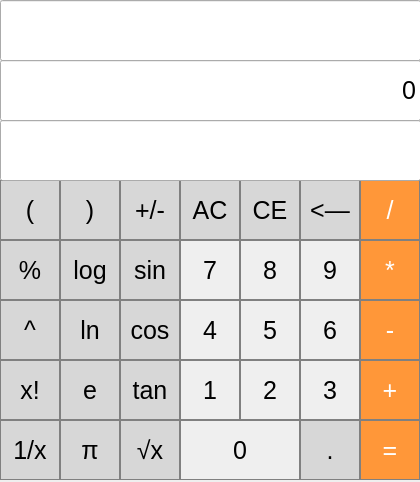
<?xml version="1.0" encoding="UTF-8"?>
<ui version="4.0">
 <class>MainWindow</class>
 <widget class="QMainWindow" name="MainWindow">
  <property name="geometry">
   <rect>
    <x>0</x>
    <y>0</y>
    <width>420</width>
    <height>482</height>
   </rect>
  </property>
  <property name="windowTitle">
   <string>MainWindow</string>
  </property>
  <widget class="QWidget" name="centralwidget">
   <widget class="QPushButton" name="pushButton_AC">
    <property name="geometry">
     <rect>
      <x>180</x>
      <y>180</y>
      <width>60</width>
      <height>60</height>
     </rect>
    </property>
    <property name="font">
     <font>
      <pointsize>19</pointsize>
     </font>
    </property>
    <property name="styleSheet">
     <string notr="true">QPushButton {
  background-color: rgb(215, 215, 215);
  border: 1px solid gray;
}
QPushButton:pressed {
    background-color: qlineargradient(x1: 0, y1: 0, x2: 0, y2: 1,
                                      stop: 0 #BEBEBE, stop: 1 #D7D7D7);
}
</string>
    </property>
    <property name="text">
     <string>AC</string>
    </property>
   </widget>
   <widget class="QPushButton" name="pushButton_nega">
    <property name="geometry">
     <rect>
      <x>120</x>
      <y>180</y>
      <width>60</width>
      <height>60</height>
     </rect>
    </property>
    <property name="font">
     <font>
      <pointsize>19</pointsize>
     </font>
    </property>
    <property name="styleSheet">
     <string notr="true">QPushButton {
  background-color: rgb(215, 215, 215);
  border: 1px solid gray;
}
QPushButton:pressed {
    background-color: qlineargradient(x1: 0, y1: 0, x2: 0, y2: 1,
                                      stop: 0 #BEBEBE, stop: 1 #D7D7D7);
}
</string>
    </property>
    <property name="text">
     <string>+/-</string>
    </property>
   </widget>
   <widget class="QPushButton" name="pushButton_mod">
    <property name="geometry">
     <rect>
      <x>0</x>
      <y>240</y>
      <width>60</width>
      <height>60</height>
     </rect>
    </property>
    <property name="font">
     <font>
      <pointsize>19</pointsize>
     </font>
    </property>
    <property name="styleSheet">
     <string notr="true">QPushButton {
  background-color: rgb(215, 215, 215);
  border: 1px solid gray;
}
QPushButton:pressed {
    background-color: qlineargradient(x1: 0, y1: 0, x2: 0, y2: 1,
                                      stop: 0 #BEBEBE, stop: 1 #D7D7D7);
}
</string>
    </property>
    <property name="text">
     <string>%</string>
    </property>
   </widget>
   <widget class="QPushButton" name="pushButton_div">
    <property name="geometry">
     <rect>
      <x>360</x>
      <y>180</y>
      <width>60</width>
      <height>60</height>
     </rect>
    </property>
    <property name="font">
     <font>
      <pointsize>19</pointsize>
     </font>
    </property>
    <property name="styleSheet">
     <string notr="true">QPushButton {
  background-color: rgb(255, 151, 57);
  color: white; 
  border: 1px solid gray;
}
QPushButton:pressed {
    background-color: qlineargradient(x1: 0, y1: 0, x2: 0, y2: 1,
                                      stop: 0 #FF7832, stop: 1 #FF9739);
}
</string>
    </property>
    <property name="text">
     <string>/</string>
    </property>
   </widget>
   <widget class="QPushButton" name="pushButton_7">
    <property name="geometry">
     <rect>
      <x>180</x>
      <y>240</y>
      <width>60</width>
      <height>60</height>
     </rect>
    </property>
    <property name="font">
     <font>
      <pointsize>19</pointsize>
     </font>
    </property>
    <property name="styleSheet">
     <string notr="true">QPushButton {
   border: 1px solid gray;
}
QPushButton:pressed {
    background-color: qlineargradient(x1: 0, y1: 0, x2: 0, y2: 1,
                                      stop: 0 #dadbde, stop: 1 #f6f7fa);
}</string>
    </property>
    <property name="text">
     <string>7</string>
    </property>
   </widget>
   <widget class="QPushButton" name="pushButton_8">
    <property name="geometry">
     <rect>
      <x>240</x>
      <y>240</y>
      <width>60</width>
      <height>60</height>
     </rect>
    </property>
    <property name="font">
     <font>
      <pointsize>19</pointsize>
     </font>
    </property>
    <property name="styleSheet">
     <string notr="true">QPushButton {
   border: 1px solid gray;
}
QPushButton:pressed {
    background-color: qlineargradient(x1: 0, y1: 0, x2: 0, y2: 1,
                                      stop: 0 #dadbde, stop: 1 #f6f7fa);
}</string>
    </property>
    <property name="text">
     <string>8</string>
    </property>
   </widget>
   <widget class="QPushButton" name="pushButton_9">
    <property name="geometry">
     <rect>
      <x>300</x>
      <y>240</y>
      <width>60</width>
      <height>60</height>
     </rect>
    </property>
    <property name="font">
     <font>
      <pointsize>19</pointsize>
     </font>
    </property>
    <property name="styleSheet">
     <string notr="true">QPushButton {
   border: 1px solid gray;
}
QPushButton:pressed {
    background-color: qlineargradient(x1: 0, y1: 0, x2: 0, y2: 1,
                                      stop: 0 #dadbde, stop: 1 #f6f7fa);
}</string>
    </property>
    <property name="text">
     <string>9</string>
    </property>
   </widget>
   <widget class="QPushButton" name="pushButton_mul">
    <property name="geometry">
     <rect>
      <x>360</x>
      <y>240</y>
      <width>60</width>
      <height>60</height>
     </rect>
    </property>
    <property name="font">
     <font>
      <pointsize>19</pointsize>
     </font>
    </property>
    <property name="styleSheet">
     <string notr="true">QPushButton {
  background-color: rgb(255, 151, 57);
  color: white; 
  border: 1px solid gray;
}
QPushButton:pressed {
    background-color: qlineargradient(x1: 0, y1: 0, x2: 0, y2: 1,
                                      stop: 0 #FF7832, stop: 1 #FF9739);
}
</string>
    </property>
    <property name="text">
     <string>*</string>
    </property>
   </widget>
   <widget class="QPushButton" name="pushButton_4">
    <property name="geometry">
     <rect>
      <x>180</x>
      <y>300</y>
      <width>60</width>
      <height>60</height>
     </rect>
    </property>
    <property name="font">
     <font>
      <pointsize>19</pointsize>
     </font>
    </property>
    <property name="styleSheet">
     <string notr="true">QPushButton {
   border: 1px solid gray;
}
QPushButton:pressed {
    background-color: qlineargradient(x1: 0, y1: 0, x2: 0, y2: 1,
                                      stop: 0 #dadbde, stop: 1 #f6f7fa);
}</string>
    </property>
    <property name="text">
     <string>4</string>
    </property>
   </widget>
   <widget class="QPushButton" name="pushButton_5">
    <property name="geometry">
     <rect>
      <x>240</x>
      <y>300</y>
      <width>60</width>
      <height>60</height>
     </rect>
    </property>
    <property name="font">
     <font>
      <pointsize>19</pointsize>
     </font>
    </property>
    <property name="styleSheet">
     <string notr="true">QPushButton {
   border: 1px solid gray;
}
QPushButton:pressed {
    background-color: qlineargradient(x1: 0, y1: 0, x2: 0, y2: 1,
                                      stop: 0 #dadbde, stop: 1 #f6f7fa);
}</string>
    </property>
    <property name="text">
     <string>5</string>
    </property>
   </widget>
   <widget class="QPushButton" name="pushButton_6">
    <property name="geometry">
     <rect>
      <x>300</x>
      <y>300</y>
      <width>60</width>
      <height>60</height>
     </rect>
    </property>
    <property name="font">
     <font>
      <pointsize>19</pointsize>
     </font>
    </property>
    <property name="styleSheet">
     <string notr="true">QPushButton {
   border: 1px solid gray;
}
QPushButton:pressed {
    background-color: qlineargradient(x1: 0, y1: 0, x2: 0, y2: 1,
                                      stop: 0 #dadbde, stop: 1 #f6f7fa);
}</string>
    </property>
    <property name="text">
     <string>6</string>
    </property>
   </widget>
   <widget class="QPushButton" name="pushButton_sub">
    <property name="geometry">
     <rect>
      <x>360</x>
      <y>300</y>
      <width>60</width>
      <height>60</height>
     </rect>
    </property>
    <property name="font">
     <font>
      <pointsize>19</pointsize>
     </font>
    </property>
    <property name="styleSheet">
     <string notr="true">
QPushButton {
  background-color: rgb(255, 151, 57);
  color: white; 
  border: 1px solid gray;
}
QPushButton:pressed {
    background-color: qlineargradient(x1: 0, y1: 0, x2: 0, y2: 1,
                                      stop: 0 #FF7832, stop: 1 #FF9739);
}
</string>
    </property>
    <property name="text">
     <string>-</string>
    </property>
   </widget>
   <widget class="QPushButton" name="pushButton_1">
    <property name="geometry">
     <rect>
      <x>180</x>
      <y>360</y>
      <width>60</width>
      <height>60</height>
     </rect>
    </property>
    <property name="font">
     <font>
      <pointsize>19</pointsize>
     </font>
    </property>
    <property name="styleSheet">
     <string notr="true">QPushButton {
   border: 1px solid gray;
}
QPushButton:pressed {
    background-color: qlineargradient(x1: 0, y1: 0, x2: 0, y2: 1,
                                      stop: 0 #dadbde, stop: 1 #f6f7fa);
}</string>
    </property>
    <property name="text">
     <string>1</string>
    </property>
   </widget>
   <widget class="QPushButton" name="pushButton_2">
    <property name="geometry">
     <rect>
      <x>240</x>
      <y>360</y>
      <width>60</width>
      <height>60</height>
     </rect>
    </property>
    <property name="font">
     <font>
      <pointsize>19</pointsize>
     </font>
    </property>
    <property name="styleSheet">
     <string notr="true">QPushButton {
   border: 1px solid gray;
}
QPushButton:pressed {
    background-color: qlineargradient(x1: 0, y1: 0, x2: 0, y2: 1,
                                      stop: 0 #dadbde, stop: 1 #f6f7fa);
}</string>
    </property>
    <property name="text">
     <string>2</string>
    </property>
   </widget>
   <widget class="QPushButton" name="pushButton_3">
    <property name="geometry">
     <rect>
      <x>300</x>
      <y>360</y>
      <width>60</width>
      <height>60</height>
     </rect>
    </property>
    <property name="font">
     <font>
      <pointsize>19</pointsize>
     </font>
    </property>
    <property name="styleSheet">
     <string notr="true">QPushButton {
   border: 1px solid gray;
}
QPushButton:pressed {
    background-color: qlineargradient(x1: 0, y1: 0, x2: 0, y2: 1,
                                      stop: 0 #dadbde, stop: 1 #f6f7fa);
}</string>
    </property>
    <property name="text">
     <string>3</string>
    </property>
   </widget>
   <widget class="QPushButton" name="pushButton_add">
    <property name="geometry">
     <rect>
      <x>360</x>
      <y>360</y>
      <width>60</width>
      <height>60</height>
     </rect>
    </property>
    <property name="font">
     <font>
      <pointsize>19</pointsize>
     </font>
    </property>
    <property name="styleSheet">
     <string notr="true">
QPushButton {
  background-color: rgb(255, 151, 57);
  color: white; 
  border: 1px solid gray;
}
QPushButton:pressed {
    background-color: qlineargradient(x1: 0, y1: 0, x2: 0, y2: 1,
                                      stop: 0 #FF7832, stop: 1 #FF9739);
}
</string>
    </property>
    <property name="text">
     <string>+</string>
    </property>
   </widget>
   <widget class="QPushButton" name="pushButton_equal">
    <property name="geometry">
     <rect>
      <x>360</x>
      <y>420</y>
      <width>60</width>
      <height>60</height>
     </rect>
    </property>
    <property name="font">
     <font>
      <pointsize>19</pointsize>
     </font>
    </property>
    <property name="styleSheet">
     <string notr="true">QPushButton {
  background-color: rgb(255, 151, 57);
  color: white; 
  border: 1px solid gray;
}
QPushButton:pressed {
    background-color: qlineargradient(x1: 0, y1: 0, x2: 0, y2: 1,
                                      stop: 0 #FF7832, stop: 1 #FF9739);
}
</string>
    </property>
    <property name="text">
     <string>=</string>
    </property>
   </widget>
   <widget class="QPushButton" name="pushButton_0">
    <property name="geometry">
     <rect>
      <x>180</x>
      <y>420</y>
      <width>120</width>
      <height>60</height>
     </rect>
    </property>
    <property name="font">
     <font>
      <pointsize>19</pointsize>
     </font>
    </property>
    <property name="styleSheet">
     <string notr="true">QPushButton {
   border: 1px solid gray;
}
QPushButton:pressed {
    background-color: qlineargradient(x1: 0, y1: 0, x2: 0, y2: 1,
                                      stop: 0 #dadbde, stop: 1 #f6f7fa);
}</string>
    </property>
    <property name="text">
     <string>0</string>
    </property>
   </widget>
   <widget class="QPushButton" name="pushButton_dot">
    <property name="geometry">
     <rect>
      <x>300</x>
      <y>420</y>
      <width>60</width>
      <height>60</height>
     </rect>
    </property>
    <property name="font">
     <font>
      <pointsize>19</pointsize>
     </font>
    </property>
    <property name="styleSheet">
     <string notr="true">QPushButton {
  background-color: rgb(215, 215, 215);
  border: 1px solid gray;
}
QPushButton:pressed {
    background-color: qlineargradient(x1: 0, y1: 0, x2: 0, y2: 1,
                                      stop: 0 #BEBEBE, stop: 1 #D7D7D7);
}
</string>
    </property>
    <property name="text">
     <string>.</string>
    </property>
   </widget>
   <widget class="QPushButton" name="pushButton_sin">
    <property name="geometry">
     <rect>
      <x>120</x>
      <y>240</y>
      <width>60</width>
      <height>60</height>
     </rect>
    </property>
    <property name="font">
     <font>
      <pointsize>19</pointsize>
     </font>
    </property>
    <property name="styleSheet">
     <string notr="true">QPushButton {
  background-color: rgb(215, 215, 215);
  border: 1px solid gray;
}
QPushButton:pressed {
    background-color: qlineargradient(x1: 0, y1: 0, x2: 0, y2: 1,
                                      stop: 0 #BEBEBE, stop: 1 #D7D7D7);
}</string>
    </property>
    <property name="text">
     <string>sin</string>
    </property>
   </widget>
   <widget class="QPushButton" name="pushButton_cos">
    <property name="geometry">
     <rect>
      <x>120</x>
      <y>300</y>
      <width>60</width>
      <height>60</height>
     </rect>
    </property>
    <property name="font">
     <font>
      <pointsize>19</pointsize>
     </font>
    </property>
    <property name="styleSheet">
     <string notr="true">QPushButton {
  background-color: rgb(215, 215, 215);
  border: 1px solid gray;
}
QPushButton:pressed {
    background-color: qlineargradient(x1: 0, y1: 0, x2: 0, y2: 1,
                                      stop: 0 #BEBEBE, stop: 1 #D7D7D7);
}</string>
    </property>
    <property name="text">
     <string>cos</string>
    </property>
   </widget>
   <widget class="QPushButton" name="pushButton_tan">
    <property name="geometry">
     <rect>
      <x>120</x>
      <y>360</y>
      <width>60</width>
      <height>60</height>
     </rect>
    </property>
    <property name="font">
     <font>
      <pointsize>19</pointsize>
     </font>
    </property>
    <property name="styleSheet">
     <string notr="true">QPushButton {
  background-color: rgb(215, 215, 215);
  border: 1px solid gray;
}
QPushButton:pressed {
    background-color: qlineargradient(x1: 0, y1: 0, x2: 0, y2: 1,
                                      stop: 0 #BEBEBE, stop: 1 #D7D7D7);
}</string>
    </property>
    <property name="text">
     <string>tan</string>
    </property>
   </widget>
   <widget class="QPushButton" name="pushButton_sqrt">
    <property name="geometry">
     <rect>
      <x>120</x>
      <y>420</y>
      <width>60</width>
      <height>60</height>
     </rect>
    </property>
    <property name="font">
     <font>
      <pointsize>19</pointsize>
     </font>
    </property>
    <property name="styleSheet">
     <string notr="true">QPushButton {
  background-color: rgb(215, 215, 215);
  border: 1px solid gray;
}
QPushButton:pressed {
    background-color: qlineargradient(x1: 0, y1: 0, x2: 0, y2: 1,
                                      stop: 0 #BEBEBE, stop: 1 #D7D7D7);
}</string>
    </property>
    <property name="text">
     <string>√x</string>
    </property>
   </widget>
   <widget class="QPushButton" name="pushButton_right">
    <property name="geometry">
     <rect>
      <x>60</x>
      <y>180</y>
      <width>60</width>
      <height>60</height>
     </rect>
    </property>
    <property name="font">
     <font>
      <pointsize>19</pointsize>
     </font>
    </property>
    <property name="styleSheet">
     <string notr="true">QPushButton {
  background-color: rgb(215, 215, 215);
  border: 1px solid gray;
}
QPushButton:pressed {
    background-color: qlineargradient(x1: 0, y1: 0, x2: 0, y2: 1,
                                      stop: 0 #BEBEBE, stop: 1 #D7D7D7);
}</string>
    </property>
    <property name="text">
     <string>)</string>
    </property>
   </widget>
   <widget class="QPushButton" name="pushButton_left">
    <property name="geometry">
     <rect>
      <x>0</x>
      <y>180</y>
      <width>60</width>
      <height>60</height>
     </rect>
    </property>
    <property name="font">
     <font>
      <pointsize>19</pointsize>
     </font>
    </property>
    <property name="styleSheet">
     <string notr="true">QPushButton {
  background-color: rgb(215, 215, 215);
  border: 1px solid gray;
}
QPushButton:pressed {
    background-color: qlineargradient(x1: 0, y1: 0, x2: 0, y2: 1,
                                      stop: 0 #BEBEBE, stop: 1 #D7D7D7);
}</string>
    </property>
    <property name="text">
     <string>(</string>
    </property>
   </widget>
   <widget class="QPushButton" name="pushButton_log">
    <property name="geometry">
     <rect>
      <x>60</x>
      <y>240</y>
      <width>60</width>
      <height>60</height>
     </rect>
    </property>
    <property name="font">
     <font>
      <pointsize>19</pointsize>
     </font>
    </property>
    <property name="styleSheet">
     <string notr="true">QPushButton {
  background-color: rgb(215, 215, 215);
  border: 1px solid gray;
}
QPushButton:pressed {
    background-color: qlineargradient(x1: 0, y1: 0, x2: 0, y2: 1,
                                      stop: 0 #BEBEBE, stop: 1 #D7D7D7);
}</string>
    </property>
    <property name="text">
     <string>log</string>
    </property>
   </widget>
   <widget class="QPushButton" name="pushButton_ln">
    <property name="geometry">
     <rect>
      <x>60</x>
      <y>300</y>
      <width>60</width>
      <height>60</height>
     </rect>
    </property>
    <property name="font">
     <font>
      <pointsize>19</pointsize>
     </font>
    </property>
    <property name="styleSheet">
     <string notr="true">QPushButton {
  background-color: rgb(215, 215, 215);
  border: 1px solid gray;
}
QPushButton:pressed {
    background-color: qlineargradient(x1: 0, y1: 0, x2: 0, y2: 1,
                                      stop: 0 #BEBEBE, stop: 1 #D7D7D7);
}</string>
    </property>
    <property name="text">
     <string>ln</string>
    </property>
   </widget>
   <widget class="QPushButton" name="pushButton_e">
    <property name="geometry">
     <rect>
      <x>60</x>
      <y>360</y>
      <width>60</width>
      <height>60</height>
     </rect>
    </property>
    <property name="font">
     <font>
      <pointsize>19</pointsize>
     </font>
    </property>
    <property name="styleSheet">
     <string notr="true">QPushButton {
  background-color: rgb(215, 215, 215);
  border: 1px solid gray;
}
QPushButton:pressed {
    background-color: qlineargradient(x1: 0, y1: 0, x2: 0, y2: 1,
                                      stop: 0 #BEBEBE, stop: 1 #D7D7D7);
}</string>
    </property>
    <property name="text">
     <string>e</string>
    </property>
   </widget>
   <widget class="QPushButton" name="pushButton_pi">
    <property name="geometry">
     <rect>
      <x>60</x>
      <y>420</y>
      <width>60</width>
      <height>60</height>
     </rect>
    </property>
    <property name="font">
     <font>
      <pointsize>19</pointsize>
     </font>
    </property>
    <property name="styleSheet">
     <string notr="true">QPushButton {
  background-color: rgb(215, 215, 215);
  border: 1px solid gray;
}
QPushButton:pressed {
    background-color: qlineargradient(x1: 0, y1: 0, x2: 0, y2: 1,
                                      stop: 0 #BEBEBE, stop: 1 #D7D7D7);
}</string>
    </property>
    <property name="text">
     <string>π</string>
    </property>
   </widget>
   <widget class="QPushButton" name="pushButton_rec">
    <property name="geometry">
     <rect>
      <x>0</x>
      <y>420</y>
      <width>60</width>
      <height>60</height>
     </rect>
    </property>
    <property name="font">
     <font>
      <pointsize>19</pointsize>
     </font>
    </property>
    <property name="styleSheet">
     <string notr="true">QPushButton {
  background-color: rgb(215, 215, 215);
  border: 1px solid gray;
}
QPushButton:pressed {
    background-color: qlineargradient(x1: 0, y1: 0, x2: 0, y2: 1,
                                      stop: 0 #BEBEBE, stop: 1 #D7D7D7);
}</string>
    </property>
    <property name="text">
     <string>1/x</string>
    </property>
   </widget>
   <widget class="QPushButton" name="pushButton_fac">
    <property name="geometry">
     <rect>
      <x>0</x>
      <y>360</y>
      <width>60</width>
      <height>60</height>
     </rect>
    </property>
    <property name="font">
     <font>
      <pointsize>19</pointsize>
     </font>
    </property>
    <property name="styleSheet">
     <string notr="true">QPushButton {
  background-color: rgb(215, 215, 215);
  border: 1px solid gray;
}
QPushButton:pressed {
    background-color: qlineargradient(x1: 0, y1: 0, x2: 0, y2: 1,
                                      stop: 0 #BEBEBE, stop: 1 #D7D7D7);
}</string>
    </property>
    <property name="text">
     <string>x!</string>
    </property>
   </widget>
   <widget class="QPushButton" name="pushButton_pow">
    <property name="geometry">
     <rect>
      <x>0</x>
      <y>300</y>
      <width>60</width>
      <height>60</height>
     </rect>
    </property>
    <property name="font">
     <font>
      <pointsize>19</pointsize>
     </font>
    </property>
    <property name="styleSheet">
     <string notr="true">QPushButton {
  background-color: rgb(215, 215, 215);
  border: 1px solid gray;
}
QPushButton:pressed {
    background-color: qlineargradient(x1: 0, y1: 0, x2: 0, y2: 1,
                                      stop: 0 #BEBEBE, stop: 1 #D7D7D7);
}</string>
    </property>
    <property name="text">
     <string>^</string>
    </property>
   </widget>
   <widget class="QPushButton" name="pushButton_CE">
    <property name="geometry">
     <rect>
      <x>240</x>
      <y>180</y>
      <width>60</width>
      <height>60</height>
     </rect>
    </property>
    <property name="font">
     <font>
      <pointsize>19</pointsize>
     </font>
    </property>
    <property name="styleSheet">
     <string notr="true">QPushButton {
  background-color: rgb(215, 215, 215);
  border: 1px solid gray;
}
QPushButton:pressed {
    background-color: qlineargradient(x1: 0, y1: 0, x2: 0, y2: 1,
                                      stop: 0 #BEBEBE, stop: 1 #D7D7D7);
}
</string>
    </property>
    <property name="text">
     <string>CE</string>
    </property>
   </widget>
   <widget class="QPushButton" name="pushButton_back">
    <property name="geometry">
     <rect>
      <x>300</x>
      <y>180</y>
      <width>60</width>
      <height>60</height>
     </rect>
    </property>
    <property name="font">
     <font>
      <pointsize>19</pointsize>
     </font>
    </property>
    <property name="styleSheet">
     <string notr="true">QPushButton {
  background-color: rgb(215, 215, 215);
  border: 1px solid gray;
}
QPushButton:pressed {
    background-color: qlineargradient(x1: 0, y1: 0, x2: 0, y2: 1,
                                      stop: 0 #BEBEBE, stop: 1 #D7D7D7);
}</string>
    </property>
    <property name="text">
     <string>&lt;—</string>
    </property>
   </widget>
   <widget class="QLineEdit" name="lineEdit_histroy">
    <property name="geometry">
     <rect>
      <x>0</x>
      <y>0</y>
      <width>421</width>
      <height>61</height>
     </rect>
    </property>
    <property name="font">
     <font>
      <pointsize>19</pointsize>
     </font>
    </property>
    <property name="styleSheet">
     <string notr="true">QLabel {
  qproperty-alignment: 'AlignVCenter | AlignRight';
  border: 1px solid gray;
}

background-color : white;</string>
    </property>
    <property name="text">
     <string/>
    </property>
    <property name="alignment">
     <set>Qt::AlignRight|Qt::AlignTrailing|Qt::AlignVCenter</set>
    </property>
   </widget>
   <widget class="QLineEdit" name="lineEdit_expr">
    <property name="geometry">
     <rect>
      <x>0</x>
      <y>60</y>
      <width>421</width>
      <height>61</height>
     </rect>
    </property>
    <property name="font">
     <font>
      <pointsize>19</pointsize>
     </font>
    </property>
    <property name="styleSheet">
     <string notr="true">QLabel {
  qproperty-alignment: 'AlignVCenter | AlignRight';
  border: 1px solid gray;
}

background-color : white;</string>
    </property>
    <property name="text">
     <string>0</string>
    </property>
    <property name="alignment">
     <set>Qt::AlignRight|Qt::AlignTrailing|Qt::AlignVCenter</set>
    </property>
   </widget>
   <widget class="QLineEdit" name="lineEdit_result">
    <property name="geometry">
     <rect>
      <x>0</x>
      <y>120</y>
      <width>421</width>
      <height>61</height>
     </rect>
    </property>
    <property name="font">
     <font>
      <pointsize>19</pointsize>
     </font>
    </property>
    <property name="styleSheet">
     <string notr="true">QLabel {
  qproperty-alignment: 'AlignVCenter | AlignRight';
  border: 1px solid gray;
}

background-color : white;</string>
    </property>
    <property name="text">
     <string/>
    </property>
    <property name="alignment">
     <set>Qt::AlignRight|Qt::AlignTrailing|Qt::AlignVCenter</set>
    </property>
   </widget>
   <zorder>lineEdit_histroy</zorder>
   <zorder>pushButton_AC</zorder>
   <zorder>pushButton_nega</zorder>
   <zorder>pushButton_mod</zorder>
   <zorder>pushButton_div</zorder>
   <zorder>pushButton_7</zorder>
   <zorder>pushButton_8</zorder>
   <zorder>pushButton_9</zorder>
   <zorder>pushButton_mul</zorder>
   <zorder>pushButton_4</zorder>
   <zorder>pushButton_5</zorder>
   <zorder>pushButton_6</zorder>
   <zorder>pushButton_sub</zorder>
   <zorder>pushButton_1</zorder>
   <zorder>pushButton_2</zorder>
   <zorder>pushButton_3</zorder>
   <zorder>pushButton_add</zorder>
   <zorder>pushButton_equal</zorder>
   <zorder>pushButton_0</zorder>
   <zorder>pushButton_dot</zorder>
   <zorder>pushButton_sin</zorder>
   <zorder>pushButton_cos</zorder>
   <zorder>pushButton_tan</zorder>
   <zorder>pushButton_sqrt</zorder>
   <zorder>pushButton_right</zorder>
   <zorder>pushButton_left</zorder>
   <zorder>pushButton_log</zorder>
   <zorder>pushButton_ln</zorder>
   <zorder>pushButton_e</zorder>
   <zorder>pushButton_pi</zorder>
   <zorder>pushButton_rec</zorder>
   <zorder>pushButton_fac</zorder>
   <zorder>pushButton_pow</zorder>
   <zorder>pushButton_CE</zorder>
   <zorder>pushButton_back</zorder>
   <zorder>lineEdit_expr</zorder>
   <zorder>lineEdit_result</zorder>
  </widget>
 </widget>
 <resources/>
 <connections/>
</ui>
